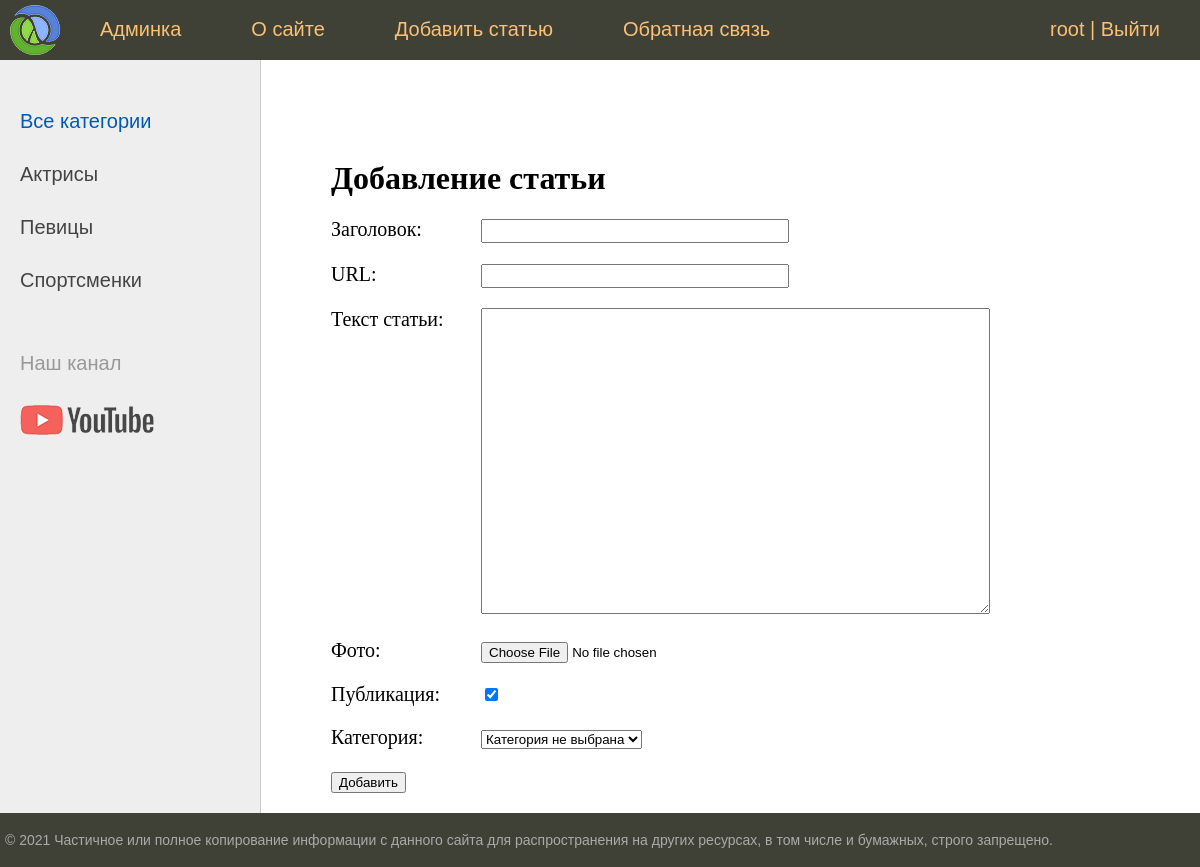
Screenshot of /addpage/ (signed in) with the database file from the repository.
### women/models.py (models this page shows)
class Category(models.Model):
    name = models.CharField(max_length=100, db_index=True,
                            verbose_name="Категория")
    slug = models.SlugField(max_length=255, unique=True,
                            db_index=True, verbose_name="URL")
    def __str__(self):
        return self.name
    def get_absolute_url(self):
        return reverse('category', kwargs={'cat_slug': self.slug})
    class Meta:
        verbose_name = 'Категорию'
        verbose_name_plural = 'Категории'
        ordering = ['name']

### women/views.py (the view)
# urls.py: path('addpage/', AddPage.as_view(), name='add_page'),
class AddPage(LoginRequiredMixin, DataMixin, CreateView):
    form_class = AddPostForm
    template_name = 'women/addpage.html'
    success_url = reverse_lazy('home')
    login_url = reverse_lazy('home')
    def get_context_data(self, *, object_list=None, **kwargs):
        context = super().get_context_data(**kwargs)
        c_def = self.get_user_context(title="Добавление статьи")
        return {**context, **c_def}

### women/forms.py (shortened to what this page needs)
class AddPostForm(forms.ModelForm):
    def __init__(self, *args, **kwargs):
        super().__init__(*args, **kwargs)
        self.fields['cat'].empty_label = "Категория не выбрана"
    class Meta:
        model = Women
        fields = ['title', 'slug', 'content',
                  'photo', 'is_published', 'cat']
        widgets = {
            'title': forms.TextInput(attrs={'class': 'form-input'}),
            'slug': forms.TextInput(attrs={'class': 'form-input'}),
            'content': forms.Textarea(attrs={'cols': 61, 'rows': 20}),
        }

### women/utils.py (called while the page is built)
    def get_user_context(self, **kwargs):
        context = kwargs
        cats = cache.get('cats')
        if not cats:
            cats = Category.objects.annotate(Count('women'))
            cache.set('cats', cats, 60)
        user_menu = menu.copy()
        if not self.request.user.is_authenticated:
            user_menu.pop(1)
        context['menu'] = user_menu
        context['cats'] = cats
        if 'cat_selected' not in context:
            context['cat_selected'] = 0
        return context

### women/templates/women/addpage.html (shortened to what this page needs)
{% extends 'women/base.html'%}
{% block content %}
<h1>{{ title }}</h1>
<form action="{% url 'add_page' %}" method="post" enctype="multipart/form-data">
    {% for f in form %}
    <p><label class="form-label" for="{{ f.id_for_label }}">{{ f.label }}: </label>{{ f }}</p>
    {% endfor %}
    <button type="submit">Добавить</button>
</form>
{% endblock %}

### women/templates/women/base.html (shortened to what this page needs)
{% load static %}
{% load women_tags %}
<!DOCTYPE html>
<html>
<head>
	<link type="text/css" href="{% static 'women/css/styles.css' %}" rel="stylesheet" />
</head>
<body>
<table class="table-page" border=0 cellpadding="0" cellspacing="0">
<tr><td valign=top>
{% block mainmenu %}
		<div class="header">
			<ul id="mainmenu" class="mainmenu">
			<li class="logo"><a href="{% url 'home' %}"><div class="logo"></div></a></li>
<li><a href="{% url 'admin:index' %}">Админка</a></li>
{% for m in menu %}
			<li><a href="{% url m.url_name %}">{{m.title}}</a></li>
{% endfor %}
			{% if request.user.is_authenticated %}
			<li class="last"> {{user.username }} | <a href="{% url 'logout' %}">Выйти</a> </li>
			{% else %}
			<li class="last"><a href="{% url 'register' %}">Регистрация</a> | <a href="{% url 'login' %}">Войти</a></li>
			{% endif %}
			</ul>
		</div>
{% endblock mainmenu %}
<table class="table-content" border=0 cellpadding="0" cellspacing="0">
<tr>
	<td valign="top" class="left-chapters">
	<ul id="leftchapters">
{% if cat_selected == 0 %}
		<li class="selected">Все категории</li>
{% else %}
		<li><a href="{% url 'home' %}">Все категории</a></li>
{% endif %}
{% for c in cats %}
{% if c.women__count > 0 %}
		{% if c.pk == cat_selected %}
			<li class="selected"><a href="{{ c.get_absolute_url }}"> {{ c.name }} </a></li>
		{% else %}
			<li><a href="{{ c.get_absolute_url }}"> {{ c.name }} </a></li>
		{% endif %}
{% endif %}
{% endfor %}
		<li class="share">
		<p>Наш канал</p>
		<a class="share-yt" href="https://www.youtube.com/channel/UClJzWfGWuGJL2t-3dYKcHTA/playlists" target="_blank" rel="nofollow"></a>
		</li>
	</ul>
</td>
<td valign="top" class="content">
	<div class="content-text">
{% block content %}
{% endblock %}
	</div>
</td></tr></table>
</td></tr>
<tr><td valign=top>
	<div id="footer">
		<p>&copy; 2021 Частичное или полное копирование информации с данного сайта для распространения на других ресурсах, в том числе и бумажных, строго запрещено.</p>
	</div>
</td></tr></table>
</body>
</html>

### women/static/women/css/styles.css (style rules this page uses)
html, body { font-family: 'Arial'; margin: 0; padding: 0; height: 100%; width: 100%; color: #444; }
a { color: #0059b2; text-decoration: none; }
.table-page { width: 100%; height: 100%; vertical-align: top; }
.table-page tr { height: 100%; }
.header { background: #3F4137; height: 60px; }
.logo { background: url('../images/logo.png') no-repeat 10px 5px; width: 70px; height: 60px; }
ul.mainmenu { list-style: none; margin: 0; padding: 0; height: 60px; color: #fdc073; font-size: 20px; overflow: hidden; }
ul.mainmenu li { float: left; margin: 18px 40px 0 30px; }
ul.mainmenu li.logo { margin: 0; }
ul.mainmenu li.last { float: right; }
ul.mainmenu li a { color: #fdc073; text-decoration: none; }
.table-content { width: 100%; min-height: 100%; height: 100%; }
.left-chapters { margin: 0; background: #eee; border-right: 1px solid #ccc; min-height: 100%; }
.left-chapters ul { width: 230px; min-height: 100%; margin: 0; padding: 20px 10px 10px 20px; list-style: none; font-size: 20px; }
.left-chapters ul li { margin: 30px 0 0 0; color: #999; }
.left-chapters ul li.selected { color: #0059b2; }
.left-chapters ul li a { color: #444; text-decoration: none; }
.left-chapters ul li.share { margin: 60px 0 0 0; }
.left-chapters ul li.share p { margin: 30px 0 30px 0; }
.left-chapters ul li.share a { display: inline-block; width: 40px; height: 40px; margin: 0 20px 0 0; }
.left-chapters ul li.share a.share-yt { width: 100%; height: 30px; background: url('../images/share_yt.png') no-repeat 0 0 }
.content { padding: 40px 20px 20px 40px; width: 100%; box-sizing: border-box; }
.content-text { margin: 60px 0 0 30px; color: #000; font-size: 20px; font-family: Yandex Sans Display Light; }
.content-text h1 { font-size: 32px; }
#footer { box-sizing: border-box; background: #3F4137; padding: 5px; color: #aaa; font-size: 14px; font-family: Verdana, Geneva, Arial, Helvetica; text-align: left; overflow: hidden; }
.form-input { width: 300px; font-size: 16px; }
.form-label { display: inline-block; min-width: 150px; vertical-align: top; }

### rows the page displays
Category: name "Актрисы"
Category: name "Певицы"
Category: name "Спортсменки"

### other values shown
{{ m.title }} "О сайте" "Добавить статью" "Обратная связь"
{{ user.username }} "root"
{{ title }} "Добавление статьи"
{{ f.label }} "Заголовок" "URL" "Текст статьи" "Фото" "Публикация" "Категория"
